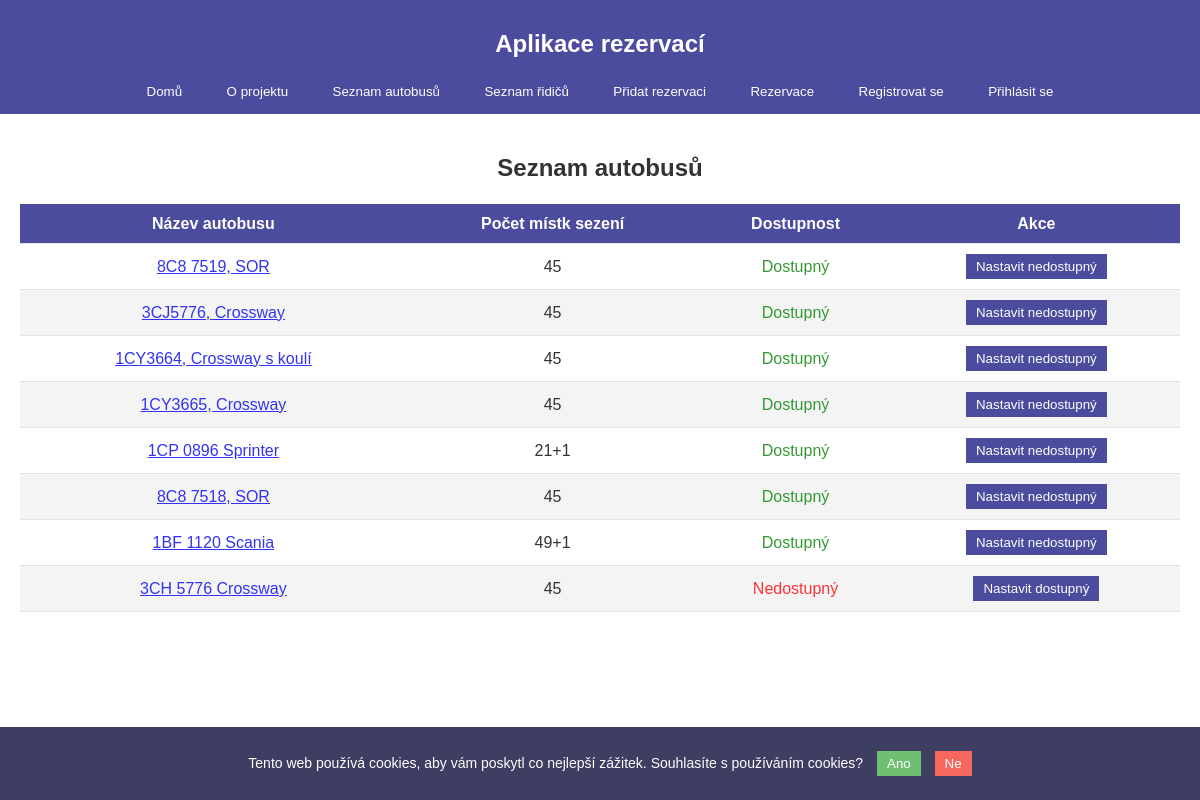
The app's page /depo/buses/, older data.
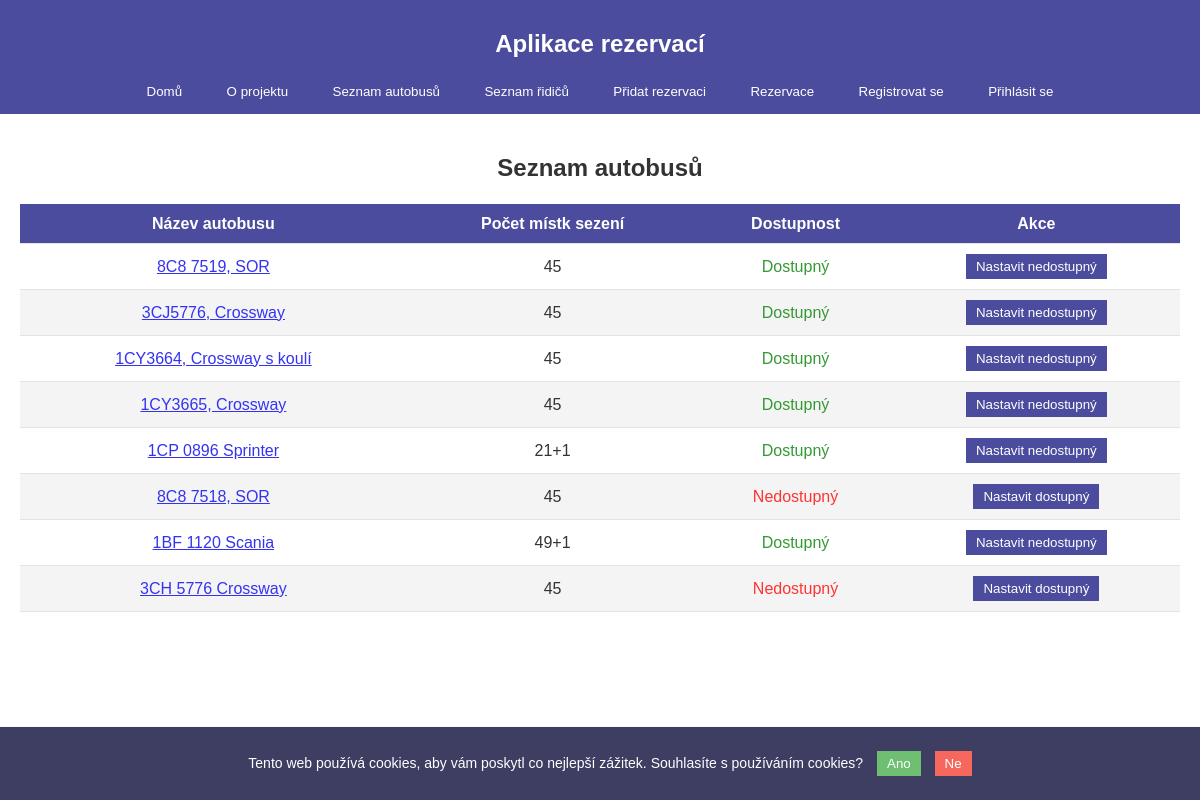
The same page, newer data.
### depo/models.py (models this page shows, shortened)
class Bus(models.Model):
    name = models.CharField(max_length=100)
    seats = models.CharField(max_length=10)  # např. "45+1"
    is_ready = models.BooleanField(default=True)  # indikace dostupnosti autobusu

### depo/views.py (the view)
# urls.py: path('buses/', views.bus_list, name='bus_list'),
def bus_list(request):
    buses = Bus.objects.all()
    if request.method == 'POST':
        bus_id = request.POST.get('bus_id')
        bus = Bus.objects.get(id=bus_id)
        bus.toggle_is_ready()  # Přepne stav dostupnosti autobusu
        return redirect('depo:bus_list')  # Přesměrování zpět na seznam autobusů
    return render(request, 'depo/bus_list.html', {'buses': buses})

### depo/context_processors.py (called while the page is built)
def project_version(request):
    return {
        'project_version': settings.PROJECT_VERSION
    }

### depo/templates/depo/bus_list.html (shortened to what this page needs)
{% extends "depo/home.html" %}
{% block content %}
<section>
    <h2 style="text-align: center;">Seznam autobusů</h2>
    <table>
        <thead>
            <tr>
                <h4><th>Název autobusu</th></h4>
                <th>Počet místk sezení</th>
                <th>Dostupnost</th>
                <th>Akce</th>
            </tr>
        </thead>
        <tbody>
            {% for bus in buses %}
            <tr>
                <td>
                    <a href="{% url 'depo:bus_list' %}">{{ bus.name }}</a>
                </td>
                <td>{{ bus.seats }}</td>
                <td>
                    {% if bus.is_ready %}
                        <span style="color: green;">Dostupný</span>
                    {% else %}
                        <span style="color: red;">Nedostupný</span>
                    {% endif %}
                </td>
                <td>
                    <form method="POST">
                        <button type="submit" class="btn btn-toggle">
                            {% if bus.is_ready %}
                                Nastavit nedostupný
                            {% else %}
                                Nastavit dostupný
                            {% endif %}
                        </button>
                    </form>
                </td>
            </tr>
        {% endfor %}
    </tbody>
    </table>
</section>
{% endblock %}

Row changes from the older to the newer data that the page shows:
changed Bus "8C8 7518, SOR": is_ready "Dostupný Nastavit nedostupný" → "Nedostupný Nastavit dostupný"
